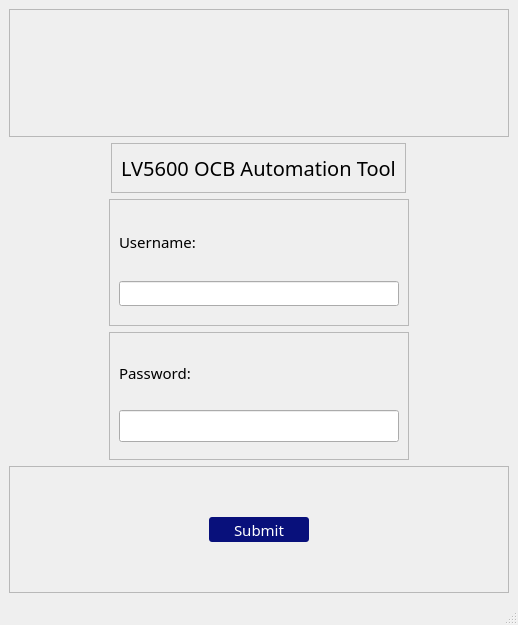
<?xml version="1.0" encoding="UTF-8"?>
<ui version="4.0">
 <class>MainWindow</class>
 <widget class="QMainWindow" name="MainWindow">
  <property name="geometry">
   <rect>
    <x>0</x>
    <y>0</y>
    <width>518</width>
    <height>625</height>
   </rect>
  </property>
  <property name="sizePolicy">
   <sizepolicy hsizetype="Fixed" vsizetype="Preferred">
    <horstretch>0</horstretch>
    <verstretch>0</verstretch>
   </sizepolicy>
  </property>
  <property name="minimumSize">
   <size>
    <width>0</width>
    <height>0</height>
   </size>
  </property>
  <property name="font">
   <font>
    <pointsize>11</pointsize>
   </font>
  </property>
  <property name="windowTitle">
   <string>LV5600-OCB-Automation-Login</string>
  </property>
  <widget class="QWidget" name="centralwidget">
   <layout class="QVBoxLayout" name="verticalLayout">
    <item alignment="Qt::AlignHCenter">
     <widget class="QFrame" name="frame_4">
      <property name="minimumSize">
       <size>
        <width>500</width>
        <height>100</height>
       </size>
      </property>
      <property name="frameShape">
       <enum>QFrame::StyledPanel</enum>
      </property>
      <property name="frameShadow">
       <enum>QFrame::Raised</enum>
      </property>
      <layout class="QVBoxLayout" name="verticalLayout_4">
       <item>
        <widget class="QWidget" name="olympus_logo" native="true">
         <property name="maximumSize">
          <size>
           <width>500</width>
           <height>75</height>
          </size>
         </property>
         <property name="layoutDirection">
          <enum>Qt::LeftToRight</enum>
         </property>
         <property name="styleSheet">
          <string notr="true">border-image:url(:/image/Olympus_Corporation_logo.svg.png);
border-top-left-radius: 50px;
padding-top: 56.25%;
width: 100%;</string>
         </property>
        </widget>
       </item>
      </layout>
     </widget>
    </item>
    <item alignment="Qt::AlignHCenter">
     <widget class="QFrame" name="frame_5">
      <property name="maximumSize">
       <size>
        <width>16777215</width>
        <height>50</height>
       </size>
      </property>
      <property name="frameShape">
       <enum>QFrame::StyledPanel</enum>
      </property>
      <property name="frameShadow">
       <enum>QFrame::Raised</enum>
      </property>
      <layout class="QVBoxLayout" name="verticalLayout_5">
       <item>
        <widget class="QLabel" name="label_3">
         <property name="font">
          <font>
           <family>Bahnschrift SemiBold</family>
           <pointsize>15</pointsize>
          </font>
         </property>
         <property name="text">
          <string>LV5600 OCB Automation Tool</string>
         </property>
         <property name="alignment">
          <set>Qt::AlignCenter</set>
         </property>
        </widget>
       </item>
      </layout>
     </widget>
    </item>
    <item alignment="Qt::AlignHCenter">
     <widget class="QFrame" name="frame">
      <property name="minimumSize">
       <size>
        <width>300</width>
        <height>0</height>
       </size>
      </property>
      <property name="frameShape">
       <enum>QFrame::StyledPanel</enum>
      </property>
      <property name="frameShadow">
       <enum>QFrame::Raised</enum>
      </property>
      <layout class="QVBoxLayout" name="verticalLayout_2">
       <item>
        <widget class="QLabel" name="label">
         <property name="maximumSize">
          <size>
           <width>200</width>
           <height>50</height>
          </size>
         </property>
         <property name="font">
          <font>
           <family>Bahnschrift SemiBold</family>
          </font>
         </property>
         <property name="text">
          <string>Username:</string>
         </property>
        </widget>
       </item>
       <item>
        <widget class="QLineEdit" name="lineEdit_username">
         <property name="maximumSize">
          <size>
           <width>9999</width>
           <height>25</height>
          </size>
         </property>
         <property name="styleSheet">
          <string notr="true">QLineEdit{
padding: 5px
}
</string>
         </property>
        </widget>
       </item>
      </layout>
     </widget>
    </item>
    <item alignment="Qt::AlignHCenter">
     <widget class="QFrame" name="frame_2">
      <property name="minimumSize">
       <size>
        <width>300</width>
        <height>0</height>
       </size>
      </property>
      <property name="frameShape">
       <enum>QFrame::StyledPanel</enum>
      </property>
      <property name="frameShadow">
       <enum>QFrame::Raised</enum>
      </property>
      <layout class="QVBoxLayout" name="verticalLayout_3">
       <item>
        <widget class="QLabel" name="label_2">
         <property name="maximumSize">
          <size>
           <width>200</width>
           <height>50</height>
          </size>
         </property>
         <property name="font">
          <font>
           <family>Bahnschrift SemiBold</family>
          </font>
         </property>
         <property name="text">
          <string>Password:</string>
         </property>
        </widget>
       </item>
       <item>
        <widget class="QLineEdit" name="lineEdit_pwd">
         <property name="styleSheet">
          <string notr="true">QLineEdit{
padding: 5px;
}</string>
         </property>
         <property name="echoMode">
          <enum>QLineEdit::Password</enum>
         </property>
        </widget>
       </item>
      </layout>
     </widget>
    </item>
    <item alignment="Qt::AlignHCenter">
     <widget class="QFrame" name="frame_3">
      <property name="minimumSize">
       <size>
        <width>500</width>
        <height>0</height>
       </size>
      </property>
      <property name="maximumSize">
       <size>
        <width>500</width>
        <height>500</height>
       </size>
      </property>
      <property name="frameShape">
       <enum>QFrame::StyledPanel</enum>
      </property>
      <property name="frameShadow">
       <enum>QFrame::Raised</enum>
      </property>
      <layout class="QHBoxLayout" name="horizontalLayout">
       <item>
        <widget class="QPushButton" name="pushButton_submit">
         <property name="maximumSize">
          <size>
           <width>100</width>
           <height>25</height>
          </size>
         </property>
         <property name="font">
          <font>
           <family>Bahnschrift SemiBold</family>
          </font>
         </property>
         <property name="styleSheet">
          <string notr="true">QPushButton{
	border-radius: 3px;
	background:rgb(8, 16, 123);
	color: white;
}

QPushButton:hover{
background: rgba(8, 16, 123, 200)
}

QPushButton:pressed{
background: rgba(8, 16, 123, 255)
}</string>
         </property>
         <property name="text">
          <string>Submit</string>
         </property>
        </widget>
       </item>
      </layout>
     </widget>
    </item>
   </layout>
  </widget>
  <widget class="QMenuBar" name="menubar">
   <property name="geometry">
    <rect>
     <x>0</x>
     <y>0</y>
     <width>518</width>
     <height>26</height>
    </rect>
   </property>
  </widget>
  <widget class="QStatusBar" name="statusbar"/>
 </widget>
 <resources>
  <include location="Olympus-logo.qrc"/>
 </resources>
 <connections/>
</ui>
